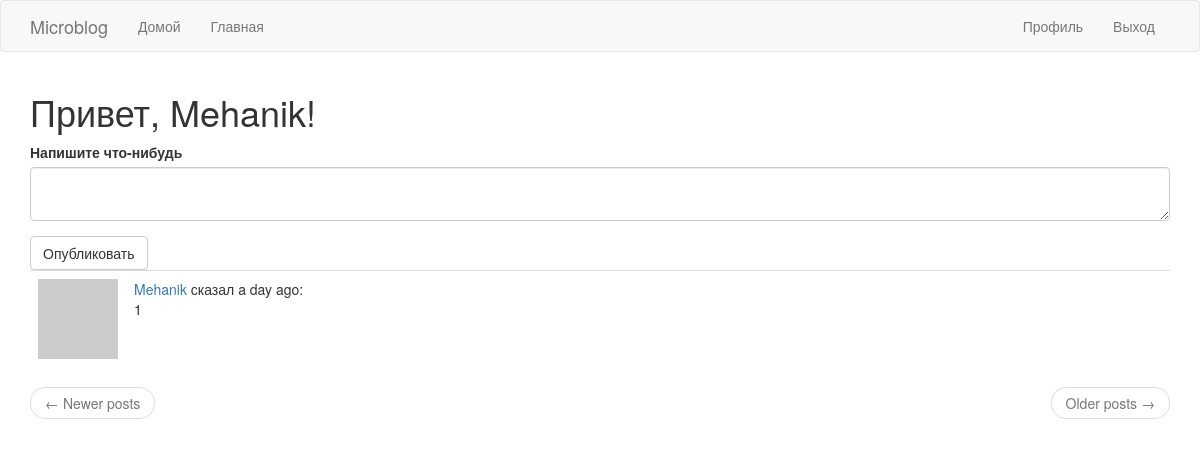
The app's page /index (signed in) with its own data.
### app/models.py (models this page shows, shortened)
class User(UserMixin, db.Model):  # таблица пользователей в БД
    id = db.Column(db.Integer, primary_key=True)
    username = db.Column(db.String(64), index=True, unique=True)
    email = db.Column(db.String(120), index=True, unique=True)
    password_hash = db.Column(db.String(128))
    posts = db.relationship('Post', backref='author', lazy='dynamic')
    about_me = db.Column(db.String(140))
    last_seen = db.Column(db.DateTime, default=datetime.utcnow)
    followed = db.relationship(
        'User', secondary=followers,  # secondary - таблица конфигураций
        primaryjoin=(followers.c.follower_id == id),  # условие связывающее с левой стороны(follower)
        secondaryjoin=(followers.c.followed_id == id),  # условие связывающее с правой стороны(followed)
        backref=db.backref('followers', lazy='dynamic'), lazy='dynamic'
    )
    def avatar(self, size):  # изображение аватара
        digest = md5(self.email.lower().encode(
            'utf-8')).hexdigest()  # конвертирование почты в нижний регистр, далее в 16-ю строку
        return 'https://www.gravatar.com/avatar/{}?d=identicon&s={}'.format(digest, size)
    def followed_posts(self):  # единый запрос БД
        followed = Post.query.join(  # объединение в таблицу ассоциаций подписчиков
            followers, (followers.c.followed_id == Post.user_id)).filter(
            followers.c.follower_id == self.id)  # фильтрация, чтобы вывести только тех за кем следит пользователь
        own = Post.query.filter_by(user_id=self.id)  # вывод своих постов
        return followed.union(own).order_by(
            Post.timestamp.desc())  # объединение 'followed' и 'own', а после сортировка по времени публикации

class Post(db.Model):  # таблица постов в БД
    id = db.Column(db.Integer, primary_key=True)
    body = db.Column(db.String(140))
    timestamp = db.Column(db.DateTime, index=True, default=datetime.utcnow)
    user_id = db.Column(db.Integer, db.ForeignKey('user.id'))

### app/main/routes.py (the view)
@bp.route('/', methods=['GET', 'POST'])
@bp.route('/index', methods=['GET', 'POST'])  # Отлавливание главной страницы
@login_required  # Функция защиты просмотра от незарегистрированнных пользователей
def index():  # логика главной страницы
    form = PostForm()  # создание формы публикации постов
    if form.validate_on_submit():  # проверка формы на пустоту и загрузка в БД
        post = Post(body=form.post.data, author=current_user)
        db.session.add(post)
        db.session.commit()
        flash('Your post is now live')
        return redirect(url_for('main.index'))
    page = request.args.get('page', 1, type=int)  # нумерация страниц
    posts = current_user.followed_posts().paginate(page, current_app.config['POSTS_PER_PAGE'],
                                                   False)  # отображение постов только от отслеживаемых
    next_url = url_for('main.index', page=posts.next_num) \
        if posts.has_next else None
    prev_url = url_for('main.index', page=posts.prev_num) \
        if posts.has_prev else None
    return render_template('index.html', title='Home Page', form=form, posts=posts.items, next_url=next_url,
                           prev_url=prev_url)

### app/main/forms.py
class PostForm(FlaskForm):  # форма для ввода нового сообщения
    post = TextAreaField('Напишите что-нибудь', validators=[DataRequired(), Length(min=1, max=140)])
    submit = SubmitField('Опубликовать')

### app/main/routes.py (called while the page is built)
@bp.before_request  # последняя активность пользователя
def before_request():  # логика последней активности пользователя
    if current_user.is_authenticated:  # проверка на авторизацию
        current_user.last_seen = datetime.utcnow()
        db.session.commit()

### app/models.py (called while the page is built)
@login.user_loader  # регистрирование пользовательского загрузчика
def load_user(id):
    return User.query.get(int(id))

### app/templates/index.html
{% extends "base.html" %}
{% import 'bootstrap/wtf.html' as wtf %}
{% block app_content %}
    <h1>Привет, {{ current_user.username }}!</h1>
    {% if form %}
    {{ wtf.quick_form(form) }}
    {% endif %}
    {% for post in posts %}
        {% include '_post.html' %}
    {% endfor %}
    <nav aria-label="...">
        <ul class="pager">
            <li class="previous{% if not prev_url %} disabled{% endif %}">
                <a href="{{ prev_url or '#' }}">
                    <span aria-hidden="true">&larr;</span> Newer posts
                </a>
            </li>
            <li class="next{% if not next_url %} disabled{% endif %}">
                <a href="{{ next_url or '#' }}">
                    Older posts <span aria-hidden="true">&rarr;</span>
                </a>
            </li>
        </ul>
    </nav>
{% endblock %}

### app/templates/_post.html
<table class="table table-hover">
  <tr valign="top">
      <td width="70px">
          <a href="{{ url_for('main.user', username=post.author.username) }}">
              <img src="{{ post.author.avatar(36) }}">
          </a>
      </td>
      <td>
          <a href="{{ url_for('main.user', username=post.author.username) }}">
              {{ post.author.username }}
          </a>
          сказал {{ moment(post.timestamp).fromNow() }}:
          <br>
          {{ post.body }}
      </td>
  </tr>
</table>

### records on screen
User: username "Mehanik"
Post: author.username "Mehanik", timestamp "a day ago", body "1"
